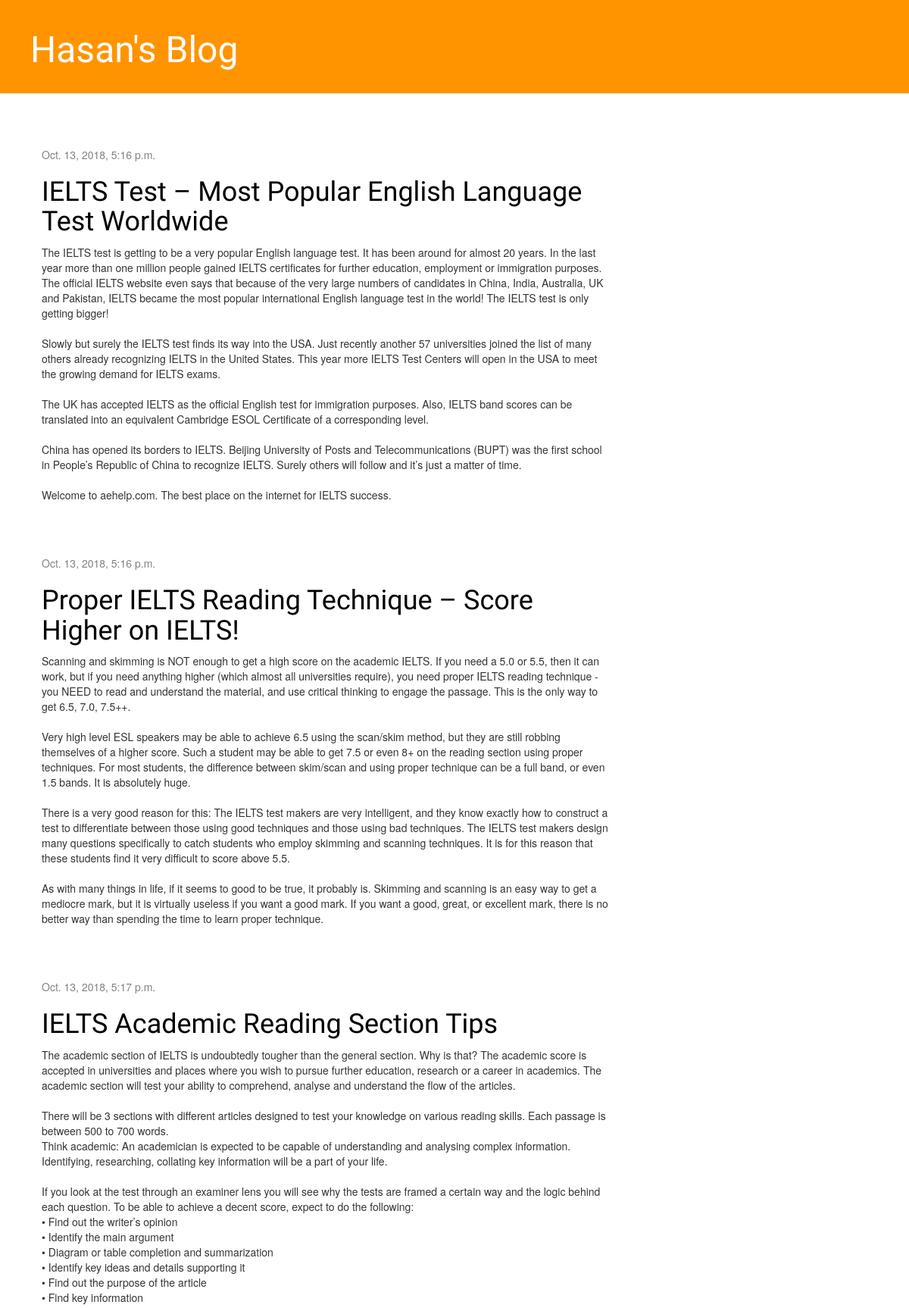
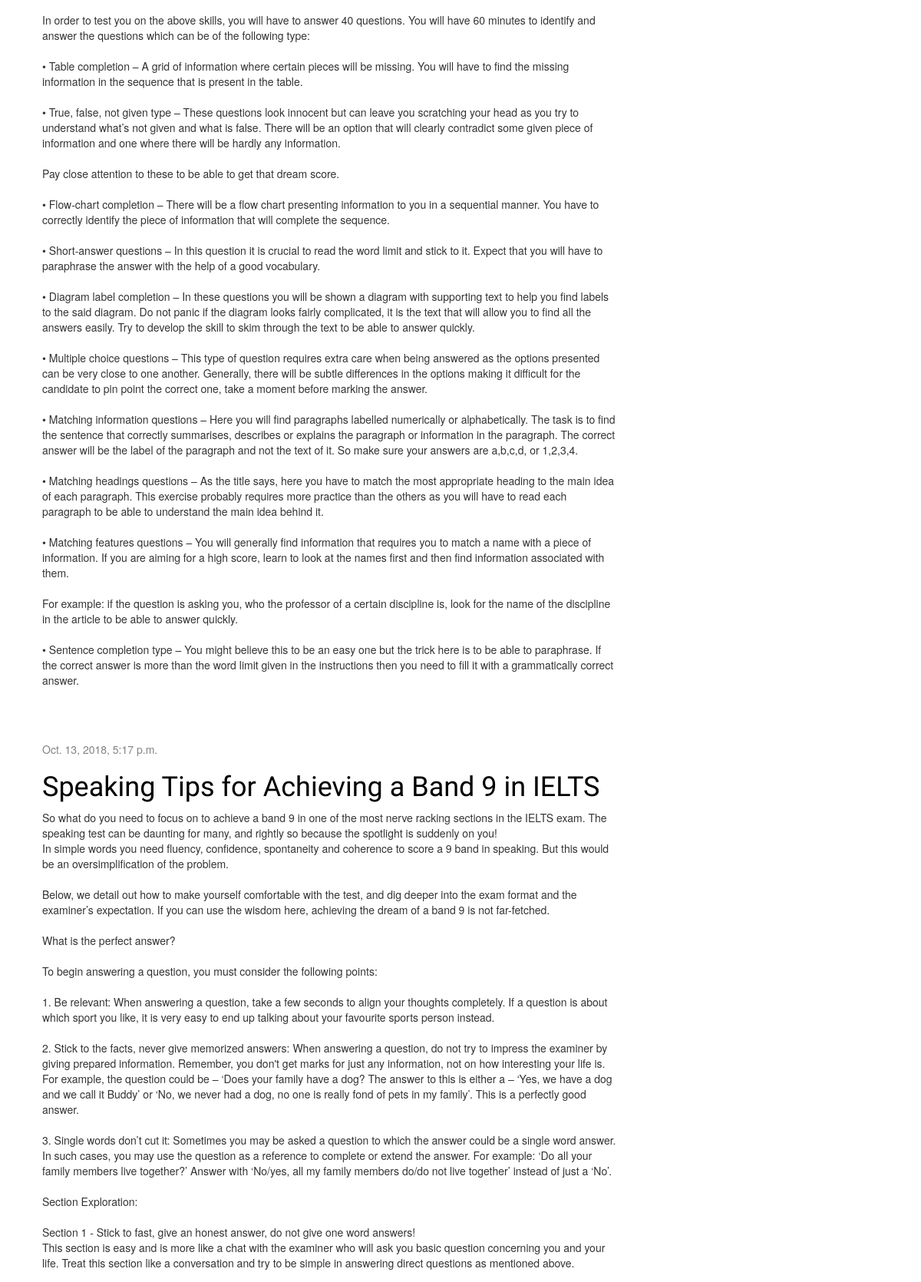
The page / (upper part) on the database its author committed (2 pictures, top to bottom).
### blog/models.py (models this page shows, shortened)
class Post(models.Model):
    author = models.ForeignKey('auth.User', on_delete=models.CASCADE)
    title = models.CharField(max_length=200)
    text = models.TextField()
    created_date = models.DateTimeField(default=timezone.now)
    published_date = models.DateTimeField(blank=True, null=True)

### blog/views.py (the view)
# urls.py: path('', views.post_list, name='post_list'),
def post_list(request):
    posts = Post.objects.filter(published_date__lte=timezone.now()).order_by('published_date')
    return render(request, 'blog/post_list.html', {'posts': posts})

### blog/templates/blog/post_list.html (shortened to what this page needs)
{% load static %}
<html>
    <head>
    	<div class="page-header">
    		<h1><a href="/">Hasan's Blog</a></h1>
		</div>
        <link rel="stylesheet" href="//maxcdn.bootstrapcdn.com/bootstrap/3.2.0/css/bootstrap.min.css">
        <link rel="stylesheet" href="//maxcdn.bootstrapcdn.com/bootstrap/3.2.0/css/bootstrap-theme.min.css">
        <link rel="stylesheet" href="{% static 'css/blog.css' %}">
    </head>
    <body>
       <div class="content container">
    		<div class="row">
        		<div class="col-md-8">
{% for post in posts %}
    <div class="post">
        <div class="date">
            {{ post.published_date }}
        </div>
        <h1><a href="">{{ post.title }}</a></h1>
        <p>{{ post.text|linebreaksbr }}</p>
    </div>
{% endfor %}
    </body>
</html>

### blog/static/css/blog.css (style rules this page uses)
h1 a { color: #FCA205; font-family: 'Lobster'; }
.page-header { background-color: #ff9400; margin-top: 0; padding: 20px 20px 20px 40px; }
.page-header h1, .page-header h1 a, .page-header h1 a:visited, .page-header h1 a:active { color: #ffffff; font-size: 36pt; text-decoration: none; }
.content { margin-left: 40px; }
h1, h2, h3, h4 { font-family: 'Lobster', cursive; }
.date { color: #828282; }
.post { margin-bottom: 70px; }
.post h1 a, .post h1 a:visited { color: #000000; }

### rows shown on the page
Post: published_date "Oct. 13, 2018, 5:16 p.m.", title "IELTS Test – Most Popular English Language Test Worldwide", text "The IELTS test is getting to be a very popular English language test. It has been around for almost 20 years. In the last year more than one million people gained IELTS certificates for further education, employment or immigration purposes. The official IELTS website even says that because of the very large numbers of candidates in China, India, Australia, UK and Pakistan, IELTS became the most popular international English language test in the world! The IELTS test is only getting bigger! Slowly but surely the IELTS test finds its way into the USA. Just recently another 57 universities joined the list of many others already recognizing IELTS in the United States. This year more IELTS Test…"
Post: published_date "Oct. 13, 2018, 5:16 p.m.", title "Proper IELTS Reading Technique – Score Higher on IELTS!", text "Scanning and skimming is NOT enough to get a high score on the academic IELTS. If you need a 5.0 or 5.5, then it can work, but if you need anything higher (which almost all universities require), you need proper IELTS reading technique - you NEED to read and understand the material, and use critical thinking to engage the passage. This is the only way to get 6.5, 7.0, 7.5++. Very high level ESL speakers may be able to achieve 6.5 using the scan/skim method, but they are still robbing themselves of a higher score. Such a student may be able to get 7.5 or even 8+ on the reading section using proper techniques. For most students, the difference between skim/scan and using proper technique can…"
Post: published_date "Oct. 13, 2018, 5:17 p.m.", title "IELTS Academic Reading Section Tips", text "The academic section of IELTS is undoubtedly tougher than the general section. Why is that? The academic score is accepted in universities and places where you wish to pursue further education, research or a career in academics. The academic section will test your ability to comprehend, analyse and understand the flow of the articles. There will be 3 sections with different articles designed to test your knowledge on various reading skills. Each passage is between 500 to 700 words. Think academic: An academician is expected to be capable of understanding and analysing complex information. Identifying, researching, collating key information will be a part of your life. If you look at the…"
Post: published_date "Oct. 13, 2018, 5:17 p.m.", title "Speaking Tips for Achieving a Band 9 in IELTS", text "So what do you need to focus on to achieve a band 9 in one of the most nerve racking sections in the IELTS exam. The speaking test can be daunting for many, and rightly so because the spotlight is suddenly on you! In simple words you need fluency, confidence, spontaneity and coherence to score a 9 band in speaking. But this would be an oversimplification of the problem. Below, we detail out how to make yourself comfortable with the test, and dig deeper into the exam format and the examiner’s expectation. If you can use the wisdom here, achieving the dream of a band 9 is not far-fetched. What is the perfect answer? To begin answering a question, you must consider the following points: 1. Be…"
